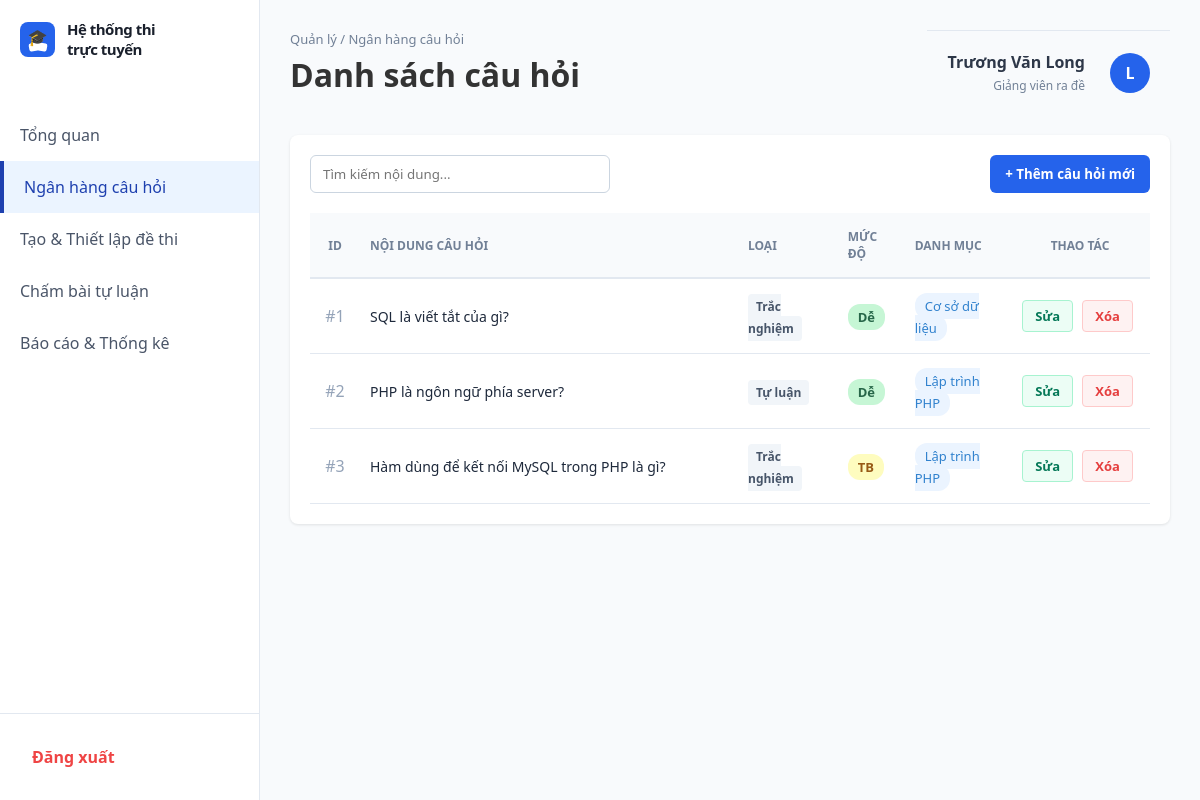
/UI/giangvien/quanlynganhangcauhoi.php (signed in), run on the app's committed database.
### tables this page shows
CREATE TABLE IF NOT EXISTS `cau_hoi` (
  `ma_cau_hoi` int(11) NOT NULL AUTO_INCREMENT,
  `ma_danh_muc` int(11) DEFAULT NULL,
  `ma_giao_vien` int(11) DEFAULT NULL,
  `noi_dung` text NOT NULL,
  `muc_do` enum('de','trung_binh','kho') DEFAULT 'trung_binh',
  `loai_cau_hoi` enum('trac_nghiem','dung_sai','tu_luan') NOT NULL,
  `ngay_tao` timestamp NOT NULL DEFAULT current_timestamp(),
  `trang_thai_duyet` enum('cho_duyet','da_duyet','tu_choi') DEFAULT 'cho_duyet',
  PRIMARY KEY (`ma_cau_hoi`),
  KEY `ma_danh_muc` (`ma_danh_muc`),
  KEY `ma_giao_vien` (`ma_giao_vien`)
);

CREATE TABLE IF NOT EXISTS `danh_muc` (
  `ma_danh_muc` int(11) NOT NULL AUTO_INCREMENT,
  `ten_danh_muc` varchar(100) NOT NULL,
  `ngay_tao` timestamp NOT NULL DEFAULT current_timestamp(),
  PRIMARY KEY (`ma_danh_muc`)
);

### UI/giangvien/quanlynganhangcauhoi.php (the view, shortened to what this page needs)
<?php
$db = Database::getConnection();
$ma_giao_vien = $_SESSION['ma_nguoi_dung'] ?? $_SESSION['user']['ma_nguoi_dung'];
$ho_ten_gv = $_SESSION['ho_ten'] ?? $_SESSION['user']['ho_ten'] ?? 'Giảng viên';
$sql_cau_hoi = "SELECT c.*, d.ten_danh_muc FROM cau_hoi c LEFT JOIN danh_muc d ON c.ma_danh_muc = d.ma_danh_muc WHERE c.ma_giao_vien = ? ORDER BY c.ngay_tao DESC";
$stmt_ch = $db->prepare($sql_cau_hoi);
$stmt_ch->execute([$ma_giao_vien]);
$danhSachCauHoi = $stmt_ch->fetchAll(PDO::FETCH_ASSOC);
?>
<!DOCTYPE html>
<html lang="vi">
<head>
    <link rel="stylesheet" href="../../asset/css/giangvien.css">
</head>
<body>
<div class="app-container">
    <aside class="sidebar">
        <div>
            <div class="logo"><div class="logo-icon-bg"><span class="logo-graduation-cap">&#127891;</span><div class="logo-book-pages"></div></div><span class="logo-text">Hệ thống thi<br>trực tuyến</span></div>
            <ul class="nav-menu">
                <li><a href="index.php">Tổng quan</a></li>
                <li class="active"><a href="quanlynganhangcauhoi.php">Ngân hàng câu hỏi</a></li>
                <li><a href="taodethi.php">Tạo & Thiết lập đề thi</a></li>
                <li><a href="chambaituluan.php">Chấm bài tự luận</a></li>
                <li><a href="xembaocaothongke.php">Báo cáo & Thống kê</a></li>
            </ul>
        </div>
        <div class="sidebar-footer">
            <a href="../logout.php" class="btn-logout-sidebar" style="color: #ef4444; font-weight: bold;">Đăng xuất</a>
        </div>
    </aside>
    <main class="main-content">
        <header class="page-header">
            <div>
                <div class="breadcrumb" id="bread-text">Quản lý / Ngân hàng câu hỏi</div>
                <h1 id="page-title">Danh sách câu hỏi</h1>
            </div>
            <div class="user-profile">
                <div style="text-align: right; margin-right: 15px;">
                    <strong style="display:block; color:#2d3748;"><?php echo htmlspecialchars($ho_ten_gv); ?></strong>
                    <span style="font-size: 12px; color:#718096;">Giảng viên ra đề</span>
                </div>
                <div class="avatar" style="background: #2563eb; color: #fff; border-radius: 50%; width: 40px; height: 40px; display: flex; align-items: center; justify-content: center; font-weight: bold; font-size: 16px;">
                    <?php $np = explode(' ', trim($ho_ten_gv)); echo strtoupper(substr(end($np), 0, 1)); ?>
                </div>
            </div>
        </header>
        <div id="view-list" class="table-container">
            <div class="toolbar">
                <div class="search-filter">
                    <input type="text" placeholder="Tìm kiếm nội dung..." class="search-input" style="width: 300px;">
                </div>
                <div class="action-buttons">
                    <button class="btn-primary" onclick="openAddForm()">+ Thêm câu hỏi mới</button>
                </div>
            </div>
            <?php if (!empty($danhSachCauHoi)): ?>
                <table class="data-table">
                    <thead style="background: #f8fafc;">
                        <tr>
                            <th style="width: 50px; text-align: center;">ID</th>
                            <th style="width: 45%;">NỘI DUNG CÂU HỎI</th>
                            <th>LOẠI</th>
                            <th>MỨC ĐỘ</th>
                            <th>DANH MỤC</th>
                            <th style="text-align: center;">THAO TÁC</th>
                        </tr>
                    </thead>
                    <tbody>
                        <?php foreach ($danhSachCauHoi as $ch):
                            $badgeLvl = $ch['muc_do'] == 'de' ? 'badge-easy' : ($ch['muc_do'] == 'kho' ? 'badge-hard' : 'badge-medium');
                            $txtLvl = $ch['muc_do'] == 'de' ? 'Dễ' : ($ch['muc_do'] == 'kho' ? 'Khó' : 'TB');
                        ?>
                            <tr>
                                <td style="text-align: center; color: #94a3b8;">#<?php echo $ch['ma_cau_hoi']; ?></td>
                                <td><div style="color: #1e293b; font-size: 14px; line-height: 1.5; font-weight: 500;"><?php echo htmlspecialchars($ch['noi_dung']); ?></div></td>
                                <td><span style="background: #f1f5f9; padding: 4px 8px; border-radius: 4px; font-size: 12px; color: #475569; font-weight: 600;"><?php echo $ch['loai_cau_hoi'] == 'trac_nghiem' ? 'Trắc nghiệm' : 'Tự luận'; ?></span></td>
                                <td><span class="badge <?php echo $badgeLvl; ?>"><?php echo $txtLvl; ?></span></td>
                                <td><span class="badge-subject"><?php echo htmlspecialchars($ch['ten_danh_muc'] ?? 'Chưa phân loại'); ?></span></td>
                                <td style="text-align: center; min-width: 140px;">
                                    <button class="action-btn btn-edit" onclick="openEditForm('<?php echo $ch['ma_cau_hoi']; ?>', `<?php echo htmlspecialchars(addslashes($ch['noi_dung'])); ?>`, '<?php echo $ch['loai_cau_hoi']; ?>', '<?php echo $ch['muc_do']; ?>', '<?php echo $ch['ma_danh_muc']; ?>')">Sửa</button>
                                    <button class="action-btn btn-delete" onclick="deleteQuestion('<?php echo $ch['ma_cau_hoi']; ?>')">Xóa</button>
                                </td>
                            </tr>
                        <?php endforeach; ?>
                    </tbody>
                </table>
            <?php endif; ?>
        </div>
    </main>
</div>
</body>
</html>

### asset/css/giangvien.css (style rules this page uses)
* { margin: 0; padding: 0; box-sizing: border-box; font-family: 'Segoe UI', Tahoma, Geneva, Verdana, sans-serif; }
body { background-color: #f5f7fa; color: #333; }
.app-container { display: flex; height: 100vh; }
.sidebar { width: 260px; background-color: #fff; border-right: 1px solid #e2e8f0; display: flex; flex-direction: column; justify-content: space-between; height: 100vh; position: fixed; left: 0; top: 0; z-index: 100; }
.main-content { margin-left: 260px; padding: 30px; background-color: #f8fafc; min-height: 100vh; }
.logo-icon-bg { position: relative; background-color: #0056d2; color: #ffffff; display: flex; justify-content: center; align-items: center; width: 44px; height: 44px; border-radius: 10px; }
.logo-graduation-cap { font-size: 20px; z-index: 1; margin-top: -8px; }
.logo-book-pages { position: absolute; bottom: 8px; width: 28px; height: 12px; background-color: transparent; display: flex; justify-content: center; align-items: flex-end; }
.logo-book-pages::before, .logo-book-pages::after { content: ""; width: 12px; height: 10px; background-color: #ffffff; border-radius: 2px; transform: rotate(-10deg); margin: 0 -1px; }
.logo-book-pages::after { transform: rotate(10deg); }
.logo-text { color: #0d0d0d; font-weight: 700; font-size: 20px; letter-spacing: -0.5px; }
.nav-menu { list-style: none; flex: 1; padding-top: 20px; }
.nav-menu li a { display: block; padding: 15px 20px; text-decoration: none; color: #4a5568; font-weight: 500; }
.nav-menu li.active a { background-color: #ebf4ff; color: #1e40af; border-left: 4px solid #1e40af; }
.user-profile { padding: 20px; border-top: 1px solid #e2e8f0; display: flex; align-items: center; gap: 10px; }
.main-content { flex: 1; padding: 30px; overflow-y: auto; }
.page-header { display: flex; justify-content: space-between; margin-bottom: 20px; }
.toolbar { display: flex; justify-content: space-between; margin-bottom: 20px; }
.search-filter, .action-buttons { display: flex; gap: 10px; }
.search-input, .filter-select { padding: 8px 12px; border: 1px solid #cbd5e0; border-radius: 6px; outline: none; }
.search-input { width: 250px; }
button { padding: 10px 15px; border: none; border-radius: 6px; cursor: pointer; font-weight: bold; }
.btn-primary { background-color: #2563eb; color: #fff; }
.table-container { background: #fff; border-radius: 8px; box-shadow: 0 1px 3px rgba(0,0,0,0.1); padding: 20px; }
.data-table { width: 100%; border-collapse: collapse; text-align: left; }
.data-table th { padding: 15px 10px; border-bottom: 2px solid #e2e8f0; color: #718096; font-size: 12px; }
.data-table td { padding: 15px 10px; border-bottom: 1px solid #e2e8f0; }
.badge-subject { background: #ebf4ff; color: #3182ce; padding: 4px 10px; border-radius: 12px; font-size: 13px; }
.badge { padding: 4px 10px; border-radius: 12px; font-size: 13px; font-weight: bold; }
.badge-easy { background: #c6f6d5; color: #276749; }
.badge-medium { background: #fefcbf; color: #975a16; }
.breadcrumb { color: #718096; font-size: 13px; margin-bottom: 5px; }
.sidebar-footer { padding: 20px; border-top: 1px solid #e2e8f0; }
.btn-logout-sidebar { display: flex; align-items: center; gap: 10px; color: #e53e3e; text-decoration: none; font-weight: 600; padding: 12px; border-radius: 8px; transition: 0.2s; }
.sidebar .logo { display: flex; align-items: center; gap: 12px; padding: 20px 20px 10px 20px; margin-bottom: 20px; text-decoration: none; }
.logo-icon-bg { position: relative; background-color: #2563eb; color: #ffffff; display: flex; justify-content: center; align-items: center; width: 35px; height: 35px; border-radius: 8px; flex-shrink: 0; }
.logo-graduation-cap { font-size: 16px; z-index: 1; margin-top: -6px; }
.logo-book-pages { position: absolute; bottom: 6px; width: 22px; height: 10px; background-color: transparent; display: flex; justify-content: center; align-items: flex-end; }
.logo-book-pages::before, .logo-book-pages::after { content: ""; width: 10px; height: 8px; background-color: #ffffff; border-radius: 2px; transform: rotate(-10deg); margin: 0 -1px; }
.sidebar .logo-text { color: #1a202c; font-weight: 800; font-size: 15px; line-height: 1.3; }

### data on the page
cau_hoi: ma_cau_hoi "1", noi_dung "SQL là viết tắt của gì?", loai_cau_hoi "Trắc nghiệm", muc_do "Dễ", ma_danh_muc.ten_danh_muc "Cơ sở dữ liệu"
cau_hoi: ma_cau_hoi "2", noi_dung "PHP là ngôn ngữ phía server?", loai_cau_hoi "Tự luận", muc_do "Dễ", ma_danh_muc.ten_danh_muc "Lập trình PHP"
cau_hoi: ma_cau_hoi "3", noi_dung "Hàm dùng để kết nối MySQL trong PHP là gì?", loai_cau_hoi "Trắc nghiệm", muc_do "TB", ma_danh_muc.ten_danh_muc "Lập trình PHP"

### other printed values
$ho_ten_gv "Trương Văn Long"
substr(end($np), 0, 1) "L"
